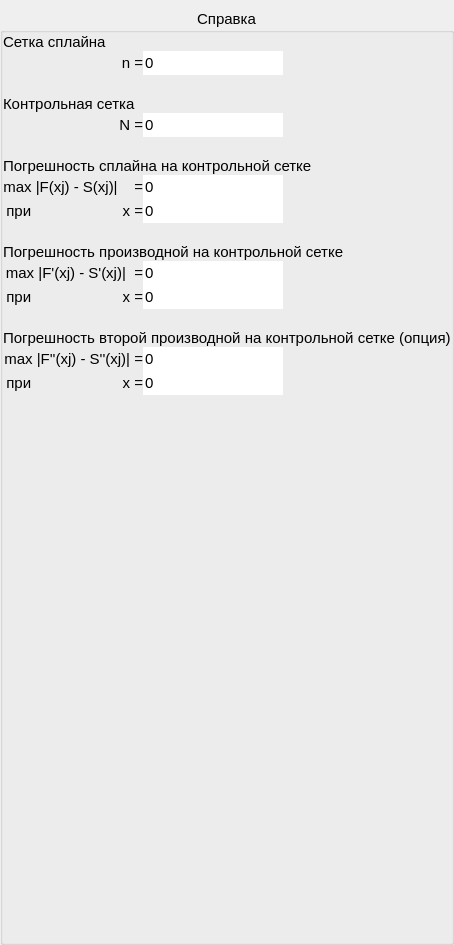
              <widget class="QWidget" name="tab_19">
               <attribute name="title">
                <string>Справка</string>
               </attribute>
               <layout class="QGridLayout" name="gridLayout_21">
                <property name="leftMargin">
                 <number>0</number>
                </property>
                <property name="topMargin">
                 <number>9</number>
                </property>
                <property name="rightMargin">
                 <number>0</number>
                </property>
                <property name="bottomMargin">
                 <number>0</number>
                </property>
                <property name="spacing">
                 <number>0</number>
                </property>
                <item row="0" column="0">
                 <widget class="QGroupBox" name="groupBox_11">
                  <property name="font">
                   <font>
                    <pointsize>11</pointsize>
                   </font>
                  </property>
                  <property name="title">
                   <string>Справка</string>
                  </property>
                  <property name="alignment">
                   <set>Qt::AlignHCenter|Qt::AlignTop</set>
                  </property>
                  <property name="flat">
                   <bool>true</bool>
                  </property>
                  <layout class="QGridLayout" name="gridLayout_20">
                   <property name="leftMargin">
                    <number>0</number>
                   </property>
                   <property name="topMargin">
                    <number>0</number>
                   </property>
                   <property name="rightMargin">
                    <number>0</number>
                   </property>
                   <property name="bottomMargin">
                    <number>0</number>
                   </property>
                   <property name="spacing">
                    <number>0</number>
                   </property>
                   <item row="6" column="0" colspan="4">
                    <widget class="QLabel" name="label_31">
                     <property name="sizePolicy">
                      <sizepolicy hsizetype="Preferred" vsizetype="Preferred">
                       <horstretch>0</horstretch>
                       <verstretch>0</verstretch>
                      </sizepolicy>
                     </property>
                     <property name="font">
                      <font>
                       <pointsize>11</pointsize>
                      </font>
                     </property>
                     <property name="text">
                      <string>Погрешность сплайна на контрольной сетке</string>
                     </property>
                    </widget>
                   </item>
                   <item row="12" column="0">
                    <widget class="QLabel" name="label_32">
                     <property name="sizePolicy">
                      <sizepolicy hsizetype="Preferred" vsizetype="Preferred">
                       <horstretch>0</horstretch>
                       <verstretch>0</verstretch>
                      </sizepolicy>
                     </property>
                     <property name="font">
                      <font>
                       <pointsize>11</pointsize>
                      </font>
                     </property>
                     <property name="text">
                      <string>при                      x =</string>
                     </property>
                     <property name="alignment">
                      <set>Qt::AlignRight|Qt::AlignTrailing|Qt::AlignVCenter</set>
                     </property>
                    </widget>
                   </item>
                   <item row="10" column="0" colspan="4">
                    <widget class="QLabel" name="label_33">
                     <property name="sizePolicy">
                      <sizepolicy hsizetype="Preferred" vsizetype="Preferred">
                       <horstretch>0</horstretch>
                       <verstretch>0</verstretch>
                      </sizepolicy>
                     </property>
                     <property name="font">
                      <font>
                       <pointsize>11</pointsize>
                      </font>
                     </property>
                     <property name="text">
                      <string>Погрешность производной на контрольной сетке</string>
                     </property>
                    </widget>
                   </item>
                   <item row="16" column="1" colspan="2">
                    <widget class="QLineEdit" name="mainxSecDerSComp">
                     <property name="sizePolicy">
                      <sizepolicy hsizetype="Fixed" vsizetype="Minimum">
                       <horstretch>15</horstretch>
                       <verstretch>0</verstretch>
                      </sizepolicy>
                     </property>
                     <property name="minimumSize">
                      <size>
                       <width>20</width>
                       <height>0</height>
                      </size>
                     </property>
                     <property name="font">
                      <font>
                       <pointsize>11</pointsize>
                      </font>
                     </property>
                     <property name="text">
                      <string>0</string>
                     </property>
                     <property name="frame">
                      <bool>false</bool>
                     </property>
                     <property name="readOnly">
                      <bool>true</bool>
                     </property>
                    </widget>
                   </item>
                   <item row="1" column="1">
                    <widget class="QLineEdit" name="mainnEdit">
                     <property name="sizePolicy">
                      <sizepolicy hsizetype="Fixed" vsizetype="Minimum">
                       <horstretch>15</horstretch>
                       <verstretch>0</verstretch>
                      </sizepolicy>
                     </property>
                     <property name="minimumSize">
                      <size>
                       <width>15</width>
                       <height>0</height>
                      </size>
                     </property>
                     <property name="font">
                      <font>
                       <pointsize>11</pointsize>
                      </font>
                     </property>
                     <property name="text">
                      <string>0</string>
                     </property>
                     <property name="frame">
                      <bool>false</bool>
                     </property>
                     <property name="readOnly">
                      <bool>true</bool>
                     </property>
                    </widget>
                   </item>
                   <item row="11" column="0">
                    <widget class="QLabel" name="label_34">
                     <property name="font">
                      <font>
                       <pointsize>11</pointsize>
                      </font>
                     </property>
                     <property name="text">
                      <string>max |F'(xj) - S'(xj)|  =</string>
                     </property>
                     <property name="alignment">
                      <set>Qt::AlignRight|Qt::AlignTrailing|Qt::AlignVCenter</set>
                     </property>
                    </widget>
                   </item>
                   <item row="14" column="0" colspan="4">
                    <widget class="QLabel" name="label_35">
                     <property name="sizePolicy">
                      <sizepolicy hsizetype="Preferred" vsizetype="Preferred">
                       <horstretch>0</horstretch>
                       <verstretch>0</verstretch>
                      </sizepolicy>
                     </property>
                     <property name="font">
                      <font>
                       <pointsize>11</pointsize>
                      </font>
                     </property>
                     <property name="text">
                      <string>Погрешность второй производной на контрольной сетке (опция)</string>
                     </property>
                    </widget>
                   </item>
                   <item row="0" column="0" colspan="4">
                    <widget class="QLabel" name="label_36">
                     <property name="sizePolicy">
                      <sizepolicy hsizetype="Preferred" vsizetype="Preferred">
                       <horstretch>0</horstretch>
                       <verstretch>0</verstretch>
                      </sizepolicy>
                     </property>
                     <property name="font">
                      <font>
                       <pointsize>11</pointsize>
                      </font>
                     </property>
                     <property name="text">
                      <string>Сетка сплайна</string>
                     </property>
                    </widget>
                   </item>
                   <item row="8" column="1" colspan="2">
                    <widget class="QLineEdit" name="mainxSComp">
                     <property name="sizePolicy">
                      <sizepolicy hsizetype="Fixed" vsizetype="Minimum">
                       <horstretch>15</horstretch>
                       <verstretch>0</verstretch>
                      </sizepolicy>
                     </property>
                     <property name="minimumSize">
                      <size>
                       <width>20</width>
                       <height>0</height>
                      </size>
                     </property>
                     <property name="font">
                      <font>
                       <pointsize>11</pointsize>
                      </font>
                     </property>
                     <property name="text">
                      <string>0</string>
                     </property>
                     <property name="frame">
                      <bool>false</bool>
                     </property>
                     <property name="readOnly">
                      <bool>true</bool>
                     </property>
                    </widget>
                   </item>
                   <item row="4" column="0">
                    <widget class="QLabel" name="label_37">
                     <property name="font">
                      <font>
                       <pointsize>11</pointsize>
                      </font>
                     </property>
                     <property name="text">
                      <string>N =</string>
                     </property>
                     <property name="alignment">
                      <set>Qt::AlignRight|Qt::AlignTrailing|Qt::AlignVCenter</set>
                     </property>
                    </widget>
                   </item>
                   <item row="2" column="1" colspan="3">
                    <spacer name="horizontalSpacer_15">
                     <property name="orientation">
                      <enum>Qt::Horizontal</enum>
                     </property>
                     <property name="sizeHint" stdset="0">
                      <size>
                       <width>40</width>
                       <height>20</height>
                      </size>
                     </property>
                    </spacer>
                   </item>
                   <item row="7" column="0">
                    <widget class="QLabel" name="label_38">
                     <property name="font">
                      <font>
                       <pointsize>11</pointsize>
                      </font>
                     </property>
                     <property name="text">
                      <string>max |F(xj) - S(xj)|    =</string>
                     </property>
                     <property name="alignment">
                      <set>Qt::AlignRight|Qt::AlignTrailing|Qt::AlignVCenter</set>
                     </property>
                    </widget>
                   </item>
                   <item row="17" column="1">
                    <spacer name="verticalSpacer_11">
                     <property name="orientation">
                      <enum>Qt::Vertical</enum>
                     </property>
                     <property name="sizeHint" stdset="0">
                      <size>
                       <width>20</width>
                       <height>547</height>
                      </size>
                     </property>
                    </spacer>
                   </item>
                   <item row="7" column="1" colspan="2">
                    <widget class="QLineEdit" name="mainSComp">
                     <property name="sizePolicy">
                      <sizepolicy hsizetype="Fixed" vsizetype="Minimum">
                       <horstretch>15</horstretch>
                       <verstretch>0</verstretch>
                      </sizepolicy>
                     </property>
                     <property name="minimumSize">
                      <size>
                       <width>20</width>
                       <height>0</height>
                      </size>
                     </property>
                     <property name="font">
                      <font>
                       <pointsize>11</pointsize>
                      </font>
                     </property>
                     <property name="text">
                      <string>0</string>
                     </property>
                     <property name="frame">
                      <bool>false</bool>
                     </property>
                     <property name="readOnly">
                      <bool>true</bool>
                     </property>
                    </widget>
                   </item>
                   <item row="15" column="0">
                    <widget class="QLabel" name="label_39">
                     <property name="font">
                      <font>
                       <pointsize>11</pointsize>
                      </font>
                     </property>
                     <property name="text">
                      <string>max |F''(xj) - S''(xj)| =</string>
                     </property>
                     <property name="alignment">
                      <set>Qt::AlignRight|Qt::AlignTrailing|Qt::AlignVCenter</set>
                     </property>
                    </widget>
                   </item>
                   <item row="15" column="1" colspan="2">
                    <widget class="QLineEdit" name="mainSecDerSComp">
                     <property name="sizePolicy">
                      <sizepolicy hsizetype="Fixed" vsizetype="Minimum">
                       <horstretch>15</horstretch>
                       <verstretch>0</verstretch>
                      </sizepolicy>
                     </property>
                     <property name="minimumSize">
                      <size>
                       <width>20</width>
                       <height>0</height>
                      </size>
                     </property>
                     <property name="font">
                      <font>
                       <pointsize>11</pointsize>
                      </font>
                     </property>
                     <property name="text">
                      <string>0</string>
                     </property>
                     <property name="frame">
                      <bool>false</bool>
                     </property>
                     <property name="readOnly">
                      <bool>true</bool>
                     </property>
                    </widget>
                   </item>
                   <item row="9" column="0">
                    <spacer name="verticalSpacer_12">
                     <property name="orientation">
                      <enum>Qt::Vertical</enum>
                     </property>
                     <property name="sizeType">
                      <enum>QSizePolicy::Fixed</enum>
                     </property>
                     <property name="sizeHint" stdset="0">
                      <size>
                       <width>20</width>
                       <height>20</height>
                      </size>
                     </property>
                    </spacer>
                   </item>
                   <item row="13" column="0">
                    <spacer name="verticalSpacer_13">
                     <property name="orientation">
                      <enum>Qt::Vertical</enum>
                     </property>
                     <property name="sizeType">
                      <enum>QSizePolicy::Fixed</enum>
                     </property>
                     <property name="sizeHint" stdset="0">
                      <size>
                       <width>20</width>
                       <height>20</height>
                      </size>
                     </property>
                    </spacer>
                   </item>
                   <item row="12" column="1" colspan="2">
                    <widget class="QLineEdit" name="mainxDerSComp">
                     <property name="sizePolicy">
                      <sizepolicy hsizetype="Fixed" vsizetype="Minimum">
                       <horstretch>15</horstretch>
                       <verstretch>0</verstretch>
                      </sizepolicy>
                     </property>
                     <property name="minimumSize">
                      <size>
                       <width>20</width>
                       <height>0</height>
                      </size>
                     </property>
                     <property name="font">
                      <font>
                       <pointsize>11</pointsize>
                      </font>
                     </property>
                     <property name="text">
                      <string>0</string>
                     </property>
                     <property name="frame">
                      <bool>false</bool>
                     </property>
                     <property name="readOnly">
                      <bool>true</bool>
                     </property>
                    </widget>
                   </item>
                   <item row="1" column="0">
                    <widget class="QLabel" name="label_40">
                     <property name="font">
                      <font>
                       <pointsize>11</pointsize>
                      </font>
                     </property>
                     <property name="text">
                      <string>n =</string>
                     </property>
                     <property name="alignment">
                      <set>Qt::AlignRight|Qt::AlignTrailing|Qt::AlignVCenter</set>
                     </property>
                    </widget>
                   </item>
                   <item row="11" column="1" colspan="2">
                    <widget class="QLineEdit" name="mainDerSComp">
                     <property name="sizePolicy">
                      <sizepolicy hsizetype="Fixed" vsizetype="Minimum">
                       <horstretch>15</horstretch>
                       <verstretch>0</verstretch>
                      </sizepolicy>
                     </property>
                     <property name="minimumSize">
                      <size>
                       <width>20</width>
                       <height>0</height>
                      </size>
                     </property>
                     <property name="font">
                      <font>
                       <pointsize>11</pointsize>
                      </font>
                     </property>
                     <property name="text">
                      <string>0</string>
                     </property>
                     <property name="frame">
                      <bool>false</bool>
                     </property>
                     <property name="readOnly">
                      <bool>true</bool>
                     </property>
                    </widget>
                   </item>
                   <item row="3" column="0" colspan="4">
                    <widget class="QLabel" name="label_41">
                     <property name="sizePolicy">
                      <sizepolicy hsizetype="Ignored" vsizetype="Preferred">
                       <horstretch>0</horstretch>
                       <verstretch>0</verstretch>
                      </sizepolicy>
                     </property>
                     <property name="font">
                      <font>
                       <pointsize>11</pointsize>
                      </font>
                     </property>
                     <property name="text">
                      <string>Контрольная сетка</string>
                     </property>
                    </widget>
                   </item>
                   <item row="8" column="0">
                    <widget class="QLabel" name="label_42">
                     <property name="sizePolicy">
                      <sizepolicy hsizetype="Preferred" vsizetype="Preferred">
                       <horstretch>0</horstretch>
                       <verstretch>0</verstretch>
                      </sizepolicy>
                     </property>
                     <property name="font">
                      <font>
                       <pointsize>11</pointsize>
                      </font>
                     </property>
                     <property name="text">
                      <string>при                      x =</string>
                     </property>
                     <property name="alignment">
                      <set>Qt::AlignRight|Qt::AlignTrailing|Qt::AlignVCenter</set>
                     </property>
                    </widget>
                   </item>
                   <item row="2" column="0">
                    <spacer name="verticalSpacer_14">
                     <property name="orientation">
                      <enum>Qt::Vertical</enum>
                     </property>
                     <property name="sizeType">
                      <enum>QSizePolicy::Fixed</enum>
                     </property>
                     <property name="sizeHint" stdset="0">
                      <size>
                       <width>20</width>
                       <height>20</height>
                      </size>
                     </property>
                    </spacer>
                   </item>
                   <item row="5" column="0">
                    <spacer name="verticalSpacer_15">
                     <property name="orientation">
                      <enum>Qt::Vertical</enum>
                     </property>
                     <property name="sizeType">
                      <enum>QSizePolicy::Fixed</enum>
                     </property>
                     <property name="sizeHint" stdset="0">
                      <size>
                       <width>20</width>
                       <height>20</height>
                      </size>
                     </property>
                    </spacer>
                   </item>
                   <item row="4" column="1" colspan="2">
                    <widget class="QLineEdit" name="mainNEdit">
                     <property name="sizePolicy">
                      <sizepolicy hsizetype="Fixed" vsizetype="Minimum">
                       <horstretch>15</horstretch>
                       <verstretch>0</verstretch>
                      </sizepolicy>
                     </property>
                     <property name="minimumSize">
                      <size>
                       <width>20</width>
                       <height>0</height>
                      </size>
                     </property>
                     <property name="font">
                      <font>
                       <pointsize>11</pointsize>
                      </font>
                     </property>
                     <property name="text">
                      <string>0</string>
                     </property>
                     <property name="frame">
                      <bool>false</bool>
                     </property>
                     <property name="readOnly">
                      <bool>true</bool>
                     </property>
                    </widget>
                   </item>
                   <item row="16" column="0">
                    <widget class="QLabel" name="label_43">
                     <property name="sizePolicy">
                      <sizepolicy hsizetype="Preferred" vsizetype="Preferred">
                       <horstretch>0</horstretch>
                       <verstretch>0</verstretch>
                      </sizepolicy>
                     </property>
                     <property name="font">
                      <font>
                       <pointsize>11</pointsize>
                      </font>
                     </property>
                     <property name="text">
                      <string>при                      x =</string>
                     </property>
                     <property name="alignment">
                      <set>Qt::AlignRight|Qt::AlignTrailing|Qt::AlignVCenter</set>
                     </property>
                    </widget>
                   </item>
                  </layout>
                 </widget>
                </item>
               </layout>
              </widget>
